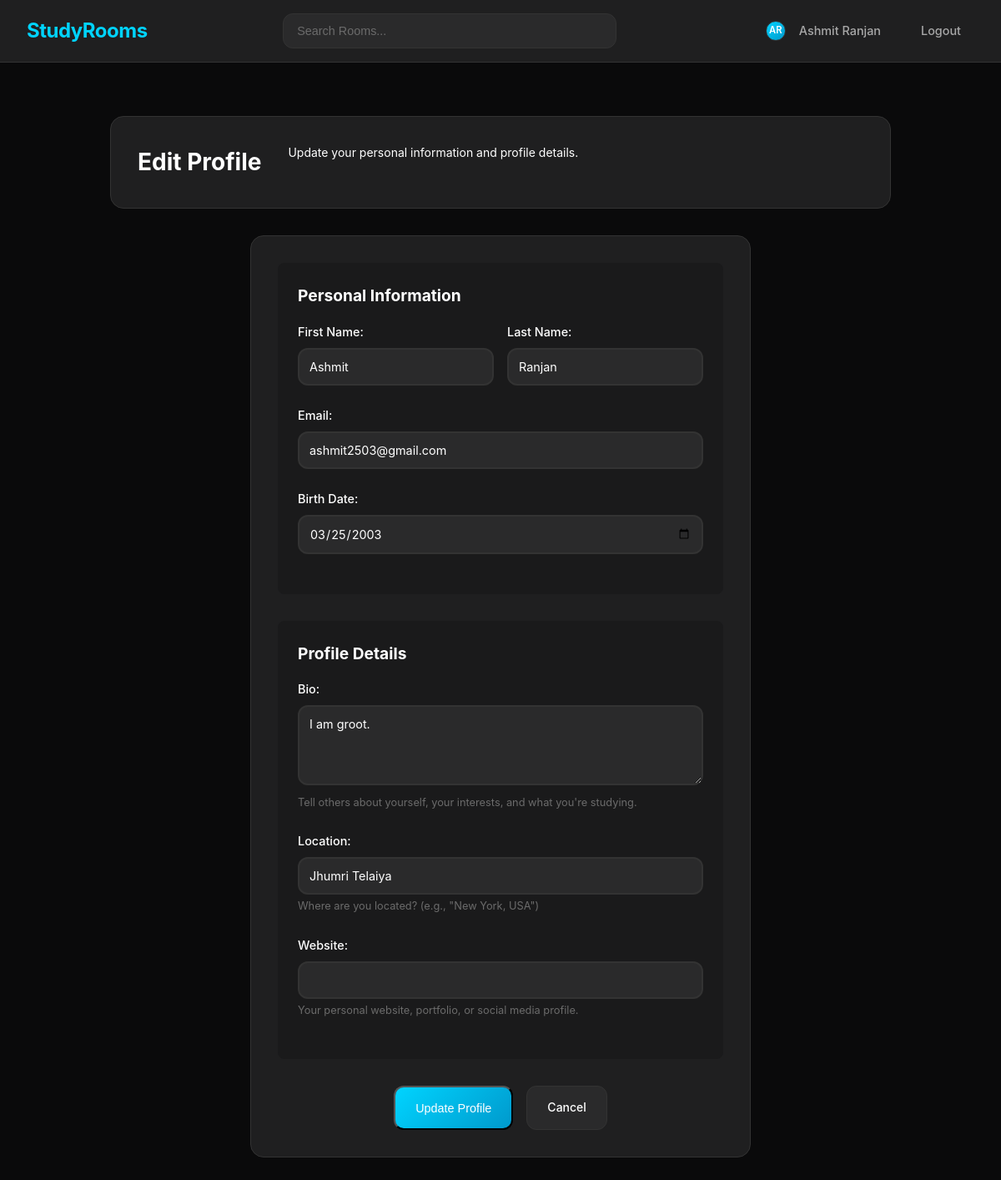
The app's page /profile/edit/ (signed in) with its own data.
### base/models.py (models this page shows, shortened)
class UserProfile(models.Model):
    user = models.OneToOneField(User, on_delete=models.CASCADE, related_name='profile')
    bio = models.TextField(max_length=500, blank=True)
    location = models.CharField(max_length=100, blank=True)
    website = models.URLField(blank=True)
    birth_date = models.DateField(null=True, blank=True)
    created = models.DateTimeField(auto_now_add=True)
    updated = models.DateTimeField(auto_now=True)

### base/views.py (the view)
# urls.py: path("profile/edit/", views.edit_profile, name="edit-profile"),
@login_required(login_url="login")
def edit_profile(request):
    profile, created = UserProfile.objects.get_or_create(user=request.user)
    if request.method == "POST":
        form = UserProfileForm(request.POST, instance=profile, user=request.user)
        if form.is_valid():
            form.save()
            messages.success(request, "Profile updated successfully!")
            return redirect('user-profile', username=request.user.username)
        else:
            messages.error(request, "Please correct the errors below.")
    else:
        form = UserProfileForm(instance=profile, user=request.user)
    return render(request, 'base/edit_profile.html', {'form': form})

### base/forms.py (shortened to what this page needs)
class UserProfileForm(forms.ModelForm):
    first_name = forms.CharField(max_length=30, required=False)
    last_name = forms.CharField(max_length=30, required=False)
    email = forms.EmailField(required=False)
    class Meta:
        model = UserProfile
        fields = ('bio', 'location', 'website', 'birth_date')
        widgets = {
            'bio': forms.Textarea(attrs={'rows': 4}),
            'birth_date': forms.DateInput(attrs={'type': 'date'}),
        }
    def __init__(self, *args, **kwargs):
        self.user = kwargs.pop('user', None)
        super().__init__(*args, **kwargs)
        if self.user:
            self.fields['first_name'].initial = self.user.first_name
            self.fields['last_name'].initial = self.user.last_name
            self.fields['email'].initial = self.user.email

### base/templates/base/edit_profile.html (shortened to what this page needs)
{% extends 'main.html' %}
{% block content %}
<div class="profile-container">
    <div class="profile-header">
        <h1>Edit Profile</h1>
        <p>Update your personal information and profile details.</p>
    </div>
    <form method="post" class="form">
        <div class="form-section">
            <h3>Personal Information</h3>
            <div class="form-row">
                <div class="form-group">
                    <label for="{{ form.first_name.id_for_label }}">First Name:</label>
                    {{ form.first_name }}
                </div>
                <div class="form-group">
                    <label for="{{ form.last_name.id_for_label }}">Last Name:</label>
                    {{ form.last_name }}
                </div>
            </div>
            <div class="form-group">
                <label for="{{ form.email.id_for_label }}">Email:</label>
                {{ form.email }}
            </div>
            <div class="form-group">
                <label for="{{ form.birth_date.id_for_label }}">Birth Date:</label>
                {{ form.birth_date }}
            </div>
        </div>
        <div class="form-section">
            <h3>Profile Details</h3>
            <div class="form-group">
                <label for="{{ form.bio.id_for_label }}">Bio:</label>
                {{ form.bio }}
                <small class="form-help">Tell others about yourself, your interests, and what you're studying.</small>
            </div>
            <div class="form-group">
                <label for="{{ form.location.id_for_label }}">Location:</label>
                {{ form.location }}
                <small class="form-help">Where are you located? (e.g., "New York, USA")</small>
            </div>
            <div class="form-group">
                <label for="{{ form.website.id_for_label }}">Website:</label>
                {{ form.website }}
                <small class="form-help">Your personal website, portfolio, or social media profile.</small>
            </div>
        </div>
        <div class="form-actions">
            <input type="submit" value="Update Profile" class="btn-edit-profile">
            <a href="{% url 'user-profile' request.user.username %}" class="btn-cancel">Cancel</a>
        </div>
    </form>
</div>
{% endblock content %}

### templates/navbar.html
<nav class="navbar">
    <div class="navbar-content">
        <div class="logo">
            <a href="/">
                <h1>StudyRooms</h1>
            </a>
        </div>
        <form class="search-form" action="{% url 'home' %}" method="GET">
            <input type="text" name="q" placeholder="Search Rooms..." value="{{ request.GET.q }}">
        </form>
        <div class="auth-links">
            {% if request.user.is_authenticated %}
                <a href="{% url 'user-profile' request.user.username %}" class="profile-link">
                    <div class="navbar-profile-pic" style="background: var(--accent-gradient); display: flex; align-items: center; justify-content: center; color: white; font-weight: 600; font-size: 0.7rem;">
                        {{ request.user.first_name.0|default:request.user.username.0|upper }}{% if request.user.last_name %}{{ request.user.last_name.0|upper }}{% endif %}
                    </div>
                    {{ request.user.get_full_name|default:request.user.username }}
                </a>
                <a href="{% url 'logout' %}">Logout</a>
            {% else %}
                <a href="{% url 'login' %}">Login</a>
                <a href="{% url 'register' %}">Sign Up</a>
            {% endif %}
        </div>
    </div>
</nav>

### static/style.css (style rules this page uses)
:root { --bg-primary: #0a0a0b; --bg-secondary: #1a1a1b; --bg-tertiary: #2a2a2b; --bg-card: #1f1f20; --text-primary: #ffffff; --text-secondary: #a8a8a8; --text-muted: #6b6b6b; --accent-primary: #00d4ff; --accent-hover: #00bce6; --accent-gradient: linear-gradient(135deg, #00d4ff, #0099cc); --border-primary: #333333; --border-secondary: #2a2a2a; --success: #10b981; --error: #ef4444; --warning: #f59e0b; --shadow: 0 4px 20px rgba(0, 0, 0, 0.3); --shadow-lg: 0 8px 40px rgba(0, 0, 0, 0.4); --border-radius: 12px; --border-radius-lg: 16px; --transition: all 0.2s ease; }
* { margin: 0; padding: 0; box-sizing: border-box; }
body { font-family: -apple-system, BlinkMacSystemFont, 'Segoe UI', 'Inter', 'Roboto', sans-serif; background: var(--bg-primary); color: var(--text-primary); line-height: 1.6; min-height: 100vh; font-size: 14px; overflow-x: hidden; }
.navbar { background: var(--bg-card); border-bottom: 1px solid var(--border-primary); padding: 1rem 0; position: sticky; top: 0; z-index: 100; backdrop-filter: blur(20px); }
.navbar-content { display: flex; justify-content: space-between; align-items: center; max-width: 100%; margin: 0 auto; padding: 0 2rem; }
.logo h1 { color: var(--accent-primary); font-size: 1.5rem; font-weight: 700; letter-spacing: -0.5px; }
.logo a { text-decoration: none; }
.search-form { flex: 1; max-width: 400px; margin: 0 2rem; }
.search-form input { width: 100%; padding: 0.75rem 1rem; background: var(--bg-tertiary); border: 1px solid var(--border-primary); border-radius: var(--border-radius); color: var(--text-primary); font-size: 0.9rem; transition: var(--transition); }
.search-form input::placeholder { color: var(--text-muted); }
.auth-links { display: flex; align-items: center; gap: 1rem; }
.auth-links a, .auth-links p { color: var(--text-secondary); text-decoration: none; font-weight: 500; padding: 0.5rem 1rem; border-radius: var(--border-radius); transition: var(--transition); font-size: 0.9rem; }
.profile-link { display: flex !important; align-items: center !important; gap: 0.5rem !important; }
.form-group { margin-bottom: 1.5rem; }
.form-group label { display: block; margin-bottom: 0.5rem; color: var(--text-secondary); font-weight: 500; font-size: 0.9rem; }
.form-group input, .form-group textarea, .form-group select { width: 100%; padding: 0.875rem; background: var(--bg-tertiary); border: 1px solid var(--border-primary); border-radius: var(--border-radius); color: var(--text-primary); font-size: 0.9rem; transition: var(--transition); }
.form-group input::placeholder, .form-group textarea::placeholder { color: var(--text-muted); }
.navbar-profile-pic { width: 24px; height: 24px; border-radius: 50%; object-fit: cover; margin-right: 0.5rem; border: 1px solid var(--border-primary); }
.profile-link { display: flex !important; align-items: center !important; }
.profile-container { max-width: 1000px; margin: 0 auto; padding: 2rem; }
.profile-header { background: var(--bg-card); border: 1px solid var(--border-primary); border-radius: var(--border-radius-lg); padding: 2rem; margin-bottom: 2rem; display: flex; gap: 2rem; align-items: flex-start; }
.btn-edit-profile, .btn-delete-profile { padding: 0.75rem 1.5rem; border-radius: var(--border-radius); text-decoration: none; font-weight: 500; font-size: 0.9rem; transition: var(--transition); }
.btn-edit-profile { background: var(--accent-gradient); color: white; }
.btn-cancel { background: var(--bg-tertiary); color: var(--text-primary); padding: 0.875rem 1.5rem; border-radius: var(--border-radius); text-decoration: none; font-weight: 500; border: 1px solid var(--border-primary); transition: var(--transition); }
.form { background: var(--bg-card); border: 1px solid var(--border-primary); border-radius: var(--border-radius-lg); padding: 2rem; max-width: 600px; margin: 0 auto; }
.form-group label { display: block; color: var(--text-primary); font-weight: 500; margin-bottom: 0.5rem; }
.form-group input, .form-group textarea, .form-group select { width: 100%; background: var(--bg-tertiary); border: 2px solid var(--border-primary); border-radius: var(--border-radius); padding: 0.75rem; color: var(--text-primary); font-family: inherit; transition: var(--transition); }
.form-group small { display: block; color: var(--text-muted); font-size: 0.8rem; margin-top: 0.25rem; }
.form-actions { display: flex; gap: 1rem; justify-content: center; margin-top: 2rem; }

### records on screen
UserProfile: birth_date "03/25/2003", bio "I am groot.", location "Jhumri Telaiya"

### other values on screen
{{ request.user.first_name.0|default:request.user.username.0|upper }} "A"
{{ request.user.last_name.0|upper }} "R"
{{ request.user.get_full_name|default:request.user.username }} "Ashmit Ranjan"
